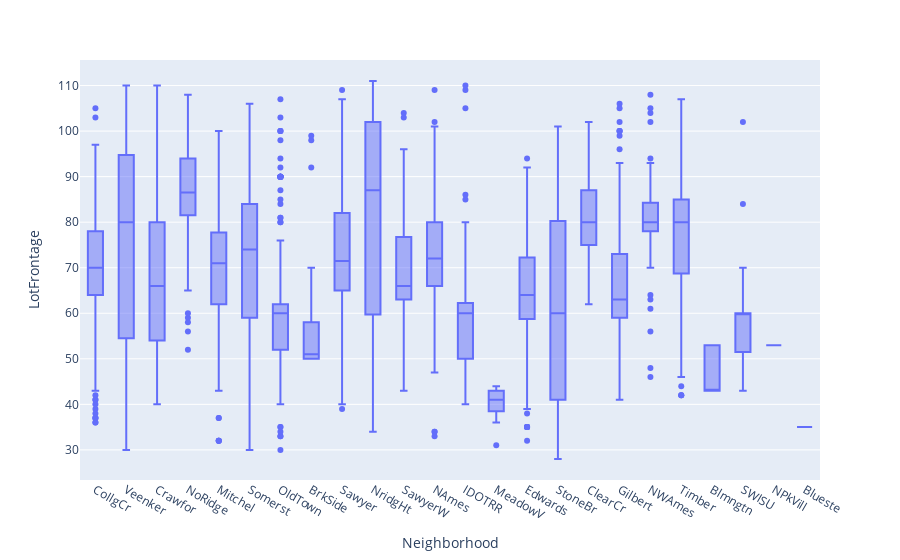

The notebook cell saved with this chart:
### Code cell
fig = px.box(df[(df.LotFrontage < h_outliers) & (df.LotFrontage > l_outliers) ],x="Neighborhood",y="LotFrontage")
fig.show()

### Figure 1 — Plotly figure (JSON) as saved in the notebook; plotly's stock layout.template omitted (floating-point values rounded to 4 significant figures; data arrays with more than 128 entries replaced by an {"elided": "..."} marker saying what was removed)
{"data": [{"alignmentgroup": "True", "hovertemplate": "Neighborhood=%{x}<br>LotFrontage=%{y}<extra></extra>", "legendgroup": "", "marker": {"color": "#636efa"}, "name": "", "notched": false, "offsetgroup": "", "orientation": "v", "showlegend": false, "type": "box", "x": {"elided": "2235 str values"}, "x0": " ", "xaxis": "x", "y": {"elided": "2235 int values"}, "y0": " ", "yaxis": "y"}], "layout": {"boxmode": "group", "legend": {"tracegroupgap": 0}, "margin": {"t": 60}, "xaxis": {"anchor": "y", "domain": [0, 1], "title": {"text": "Neighborhood"}}, "yaxis": {"anchor": "x", "domain": [0, 1], "title": {"text": "LotFrontage"}}}}
